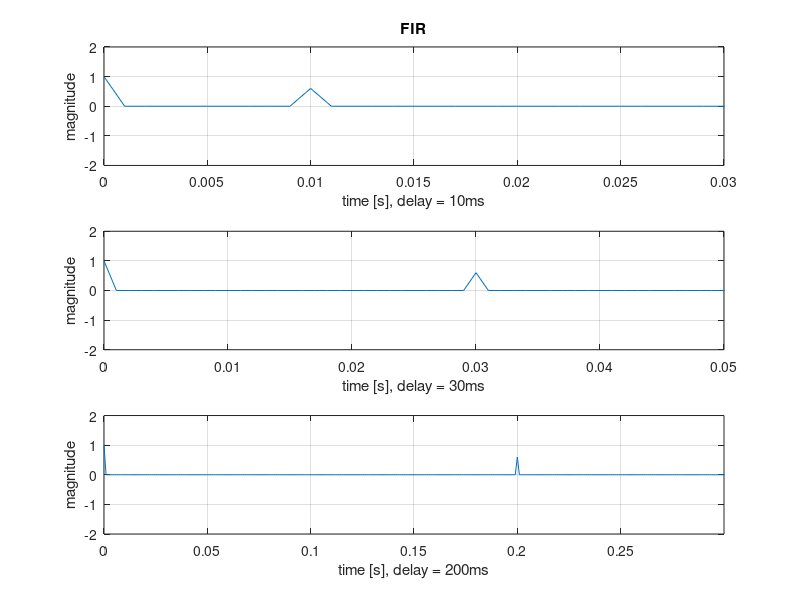
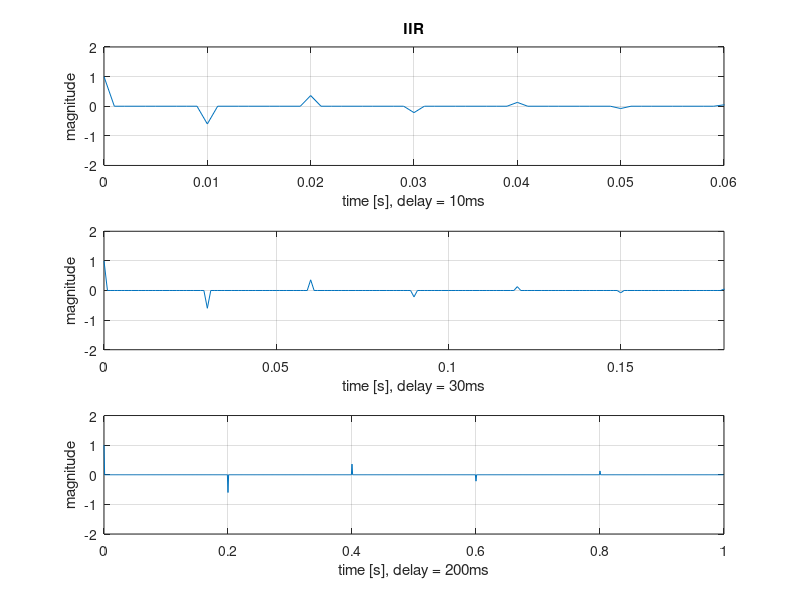

Reproduce these figures in MATLAB, in order. (Note: this script raises an error after producing the figures.)
%% 3.1

%% FIR

alpha = 0.6;
T1 = 10*10^(-3);
T2 = 30*10^(-3);
T3 = 200*10^(-3);
f = 1000;
delay_samples1 = T1*f;
delay_samples2 = T2*f;
delay_samples3 = T3*f;


A1 = [1; zeros(delay_samples1-1,1);alpha];
B1 = 1;

A2 = [1; zeros(delay_samples2-1,1);alpha];
B2 = 1;

A3 = [1; zeros(delay_samples3-1,1);alpha];
B3 = 1;

%[s,f] = import_sound('Sax12.wav');
s = [1;zeros(999,1)];

FIR1 = filter(A1,B1,s);
IIR1 = filter(B1,A1,s);

FIR2 = filter(A2,B2,s);
IIR2 = filter(B2,A2,s);

FIR3 = filter(A3,B3,s);
IIR3 = filter(B3,A3,s);

tf1 = 0:1/f:length(FIR1)/f-1/f;
ti1 = 0:1/f:length(IIR1)/f-1/f;

tf2 = 0:1/f:length(FIR2)/f-1/f;
ti2 = 0:1/f:length(IIR2)/f-1/f;

tf3 = 0:1/f:length(FIR3)/f-1/f;
ti3 = 0:1/f:length(IIR3)/f-1/f;

% figure(3)
% plot(s)
% ylim([-2 2])
% xlim([0 length(s)])
% grid();

figure(1)
subplot(3,1,1);
plot(tf1,FIR1);
title('FIR');
xlim([0 0.03])
ylim([-2 2])
xlabel('time [s], delay = 10ms');
ylabel('magnitude');
grid();
subplot(3,1,2);
plot(tf2,FIR2);
xlim([0 0.05])
ylim([-2 2])
xlabel('time [s], delay = 30ms');
ylabel('magnitude');
grid();
subplot(3,1,3);
plot(tf3,FIR3);
xlim([0 0.3])
ylim([-2 2])
xlabel('time [s], delay = 200ms');
ylabel('magnitude');
grid();


figure(2)
subplot(3,1,1);
plot(ti1,IIR1);
title('IIR');
xlim([0 6*T1])
ylim([-2 2])
xlabel('time [s], delay = 10ms');
ylabel('magnitude');
grid();
subplot(3,1,2);
plot(ti2,IIR2);
xlim([0 6*T2])
ylim([-2 2])
xlabel('time [s], delay = 30ms');
ylabel('magnitude');
grid();
subplot(3,1,3);
plot(ti3,IIR3);
xlim([0 1])
ylim([-2 2])
xlabel('time [s], delay = 200ms');
ylabel('magnitude');
grid();

%%
sound(s,f);
%%
sound(s1,f)
pause(1/f*(length(s2)+length(s1)));
sound(s2,f)

%%

plotting_IR_filters(4,FIR1,f,' (FIR)',' 10ms');
plotting_IR_filters(5,IIR1,f,' (IIR)',' 10ms');

plotting_IR_filters(6,FIR2,f,' (FIR)',' 30ms');
plotting_IR_filters(7,IIR2,f,' (IIR)',' 30ms');

plotting_IR_filters(8,FIR3,f,' (FIR)',' 200ms');
plotting_IR_filters(9,IIR3,f,' (IIR)',' 200ms');
%%

[Y,F]=make_spectrum(IIR1,fs)
